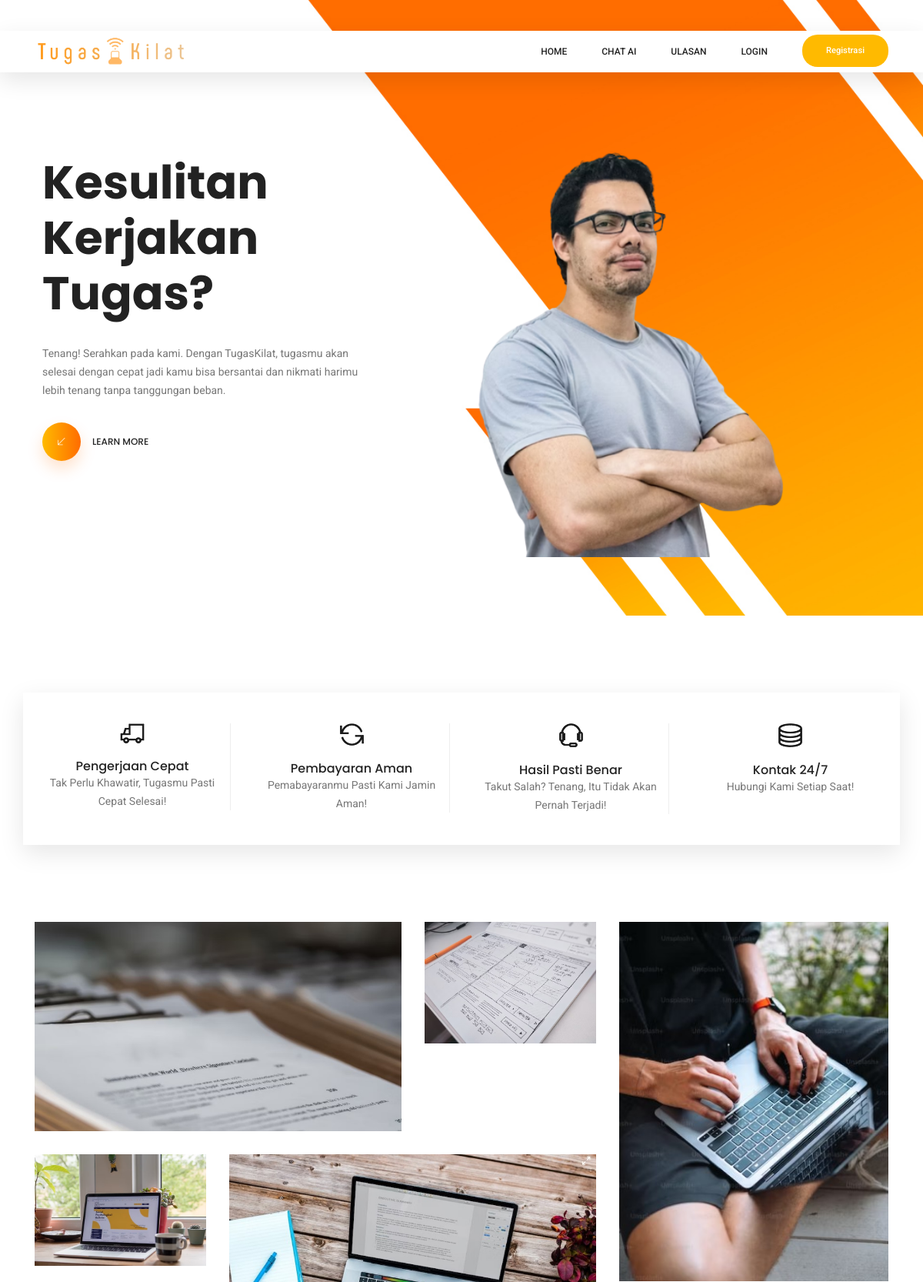
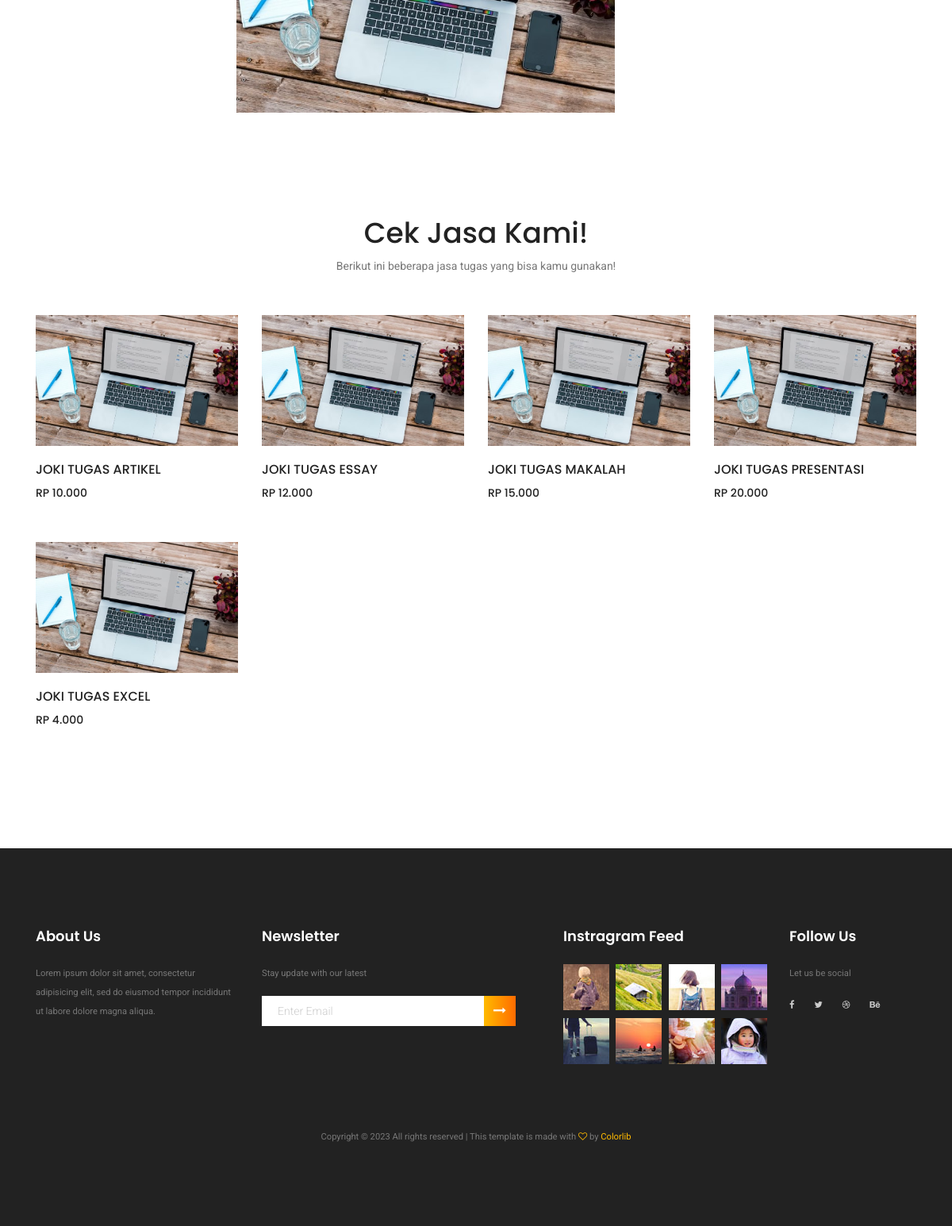
The page / on the database its author committed (2 pictures, top to bottom).
### tables this page shows
CREATE TABLE `item` (
  `id_item` int(100) NOT NULL,
  `nama` varchar(100) NOT NULL,
  `deskripsi` varchar(100) NOT NULL,
  `harga` varchar(100) NOT NULL,
  `gambar` varchar(100) NOT NULL
);

### index.php (the view, shortened to what this page needs)
<!DOCTYPE html>
<html lang="zxx" class="no-js">
<head>
  <link rel="stylesheet" href="css/linearicons.css" />
  <link rel="stylesheet" href="css/font-awesome.min.css" />
  <link rel="stylesheet" href="css/themify-icons.css" />
  <link rel="stylesheet" href="css/bootstrap.css" />
  <link rel="stylesheet" href="css/owl.carousel.css" />
  <link rel="stylesheet" href="css/nice-select.css" />
  <link rel="stylesheet" href="css/nouislider.min.css" />
  <link rel="stylesheet" href="css/ion.rangeSlider.css" />
  <link rel="stylesheet" href="css/ion.rangeSlider.skinFlat.css" />
  <link rel="stylesheet" href="css/magnific-popup.css" />
  <link rel="stylesheet" href="css/main.css" />
</head>
<body>
  <header class="header_area sticky-header">
    <div class="main_menu">
      <nav class="navbar navbar-expand-lg navbar-light main_box">
        <div class="container">
          <a class="navbar-brand logo_h" href="index.php"><img src="img/logo.png" width="200px" alt="" /></a>
          <div class="collapse navbar-collapse offset" id="navbarSupportedContent">
            <ul class="nav navbar-nav menu_nav ml-auto">
              <li class="nav-item <?php
                                  if (isset($_GET['page']) == null) {
                                  } else {
                                    echo $_GET['page'] == 'home' ? 'active' : '';
                                  } ?>">
                <a class="nav-link" href="index.php?page=home">Home</a>
              </li>
              <li class="nav-item <?php
                                  if (isset($_GET['page']) == null) {
                                  } else {
                                    echo $_GET['page'] == 'chat' ? 'active' : '';
                                  } ?>">
                <a class=" nav-link" href="home.php?page=chat">Chat AI</a>
              </li>
              <li class="nav-item <?php
                                  if (isset($_GET['page']) == null) {
                                  } else {
                                    echo $_GET['page'] == 'ulasan' ? 'active' : '';
                                  } ?>">
                <a class="nav-link" href="home.php?page=ulasan">Ulasan</a>
                <?php
                if (isset($_SESSION['id_user']) == null) { ?>
              <li class="nav-item">
                <a class="nav-link" href="" data-toggle="modal" data-target="#login">Login</a>
              </li>
              <li class="nav-item">
                <a class="genric-btn primary circle" href="" data-toggle="modal" data-target="#registrasi">Registrasi</a>
              </li>
            </ul>
          <?php } ?>
          </div>
        </div>
      </nav>
    </div>
  </header>
  <section class="banner-area">
    <div class="container">
      <div class="row fullscreen align-items-center justify-content-start">
        <div class="col-lg-12">
          <div class="owl-carousel">
            <div class="row single-slide align-items-center d-flex">
              <div class="col-lg-5 col-md-6">
                <div class="banner-content">
                  <h1>Kesulitan Kerjakan Tugas?</h1>
                  <p>
                    Tenang! Serahkan pada kami. Dengan TugasKilat, tugasmu
                    akan selesai dengan cepat jadi kamu bisa bersantai dan
                    nikmati harimu lebih tenang tanpa tanggungan beban.
                  </p>
                  <div class="add-bag d-flex align-items-center">
                    <a class="add-btn" href=""><span class="lnr lnr-arrow-down"></span></a>
                    <span class="add-text text-uppercase">Learn More</span>
                  </div>
                </div>
              </div>
              <div class="col-lg-7">
                <div class="banner-img">
                  <img class="img-fluid" style="padding-top: 100px; width: 600px" src="img/header.png" alt="" />
                </div>
              </div>
            </div>
          </div>
        </div>
      </div>
    </div>
  </section>
  <section class="features-area section_gap">
    <div class="container">
      <div class="row features-inner">
        <div class="col-lg-3 col-md-6 col-sm-6">
          <div class="single-features">
            <div class="f-icon">
              <img src="img/features/f-icon1.png" alt="" />
            </div>
            <h6>Pengerjaan Cepat</h6>
            <p>Tak Perlu Khawatir, Tugasmu Pasti Cepat Selesai!</p>
          </div>
        </div>
        <div class="col-lg-3 col-md-6 col-sm-6">
          <div class="single-features">
            <div class="f-icon">
              <img src="img/features/f-icon2.png" alt="" />
            </div>
            <h6>Pembayaran Aman</h6>
            <p>Pemabayaranmu Pasti Kami Jamin Aman!</p>
          </div>
        </div>
        <div class="col-lg-3 col-md-6 col-sm-6">
          <div class="single-features">
            <div class="f-icon">
              <img src="img/features/f-icon3.png" alt="" />
            </div>
            <h6>Hasil Pasti Benar</h6>
            <p>Takut Salah? Tenang, Itu Tidak Akan Pernah Terjadi!</p>
          </div>
        </div>
        <div class="col-lg-3 col-md-6 col-sm-6">
          <div class="single-features">
            <div class="f-icon">
              <img src="img/features/f-icon4.png" alt="" />
            </div>
            <h6>Kontak 24/7</h6>
            <p>Hubungi Kami Setiap Saat!</p>
          </div>
        </div>
      </div>
    </div>
  </section>
  <section class="category-area">
    <div class="container">
      <div class="row justify-content-center">
        <div class="col-lg-8 col-md-12">
          <div class="row">
            <div class="col-lg-8 col-md-8">
              <div class="single-deal">
                <img class="img-fluid w-100" src="img/1.jpg" alt="" />
              </div>
            </div>
            <div class="col-lg-4 col-md-4">
              <div class="single-deal">
                <img class="img-fluid w-100" src="img/2.jpg" alt="" />
              </div>
            </div>
            <div class="col-lg-4 col-md-4">
              <div class="single-deal">
                <img class="img-fluid w-100" src="img/3.jpg" alt="" />
              </div>
            </div>
            <div class="col-lg-8 col-md-8">
              <div class="single-deal">
                <img class="img-fluid w-100" src="img/4.jpg" alt="" />
              </div>
            </div>
          </div>
        </div>
        <div class="col-lg-4 col-md-6">
          <div class="single-deal">
            <img class="img-fluid w-100" src="img/5.jpg" alt="" />
          </div>
        </div>
      </div>
    </div>
  </section>
  <section class="owl-carousel section_gap">
    <div class="single-product-slider">
      <div class="container">
        <div class="row justify-content-center">
          <div class="col-lg-6 text-center">
            <div class="section-title">
              <h1>Cek Jasa Kami!</h1>
              <p>Berikut ini beberapa jasa tugas yang bisa kamu gunakan!</p>
            </div>
          </div>
        </div>
        <div class="row">
          <?php
          include('config/koneksi.php');
          $sql = "SELECT * FROM item";
          $query = mysqli_query($koneksi, $sql);
          while ($data = mysqli_fetch_array($query)) {
          ?>
            <div class="col-lg-3 col-md-6">
              <div class="single-product">
                <img class="img-fluid" src="admin/page/item/img/<?= $data['gambar']; ?>" alt="" />
                <div class="product-details">
                  <h6><?= $data['nama']; ?></h6>
                  <div class="price">
                    <h6>Rp <?= number_format($data['harga'], 0, ',', '.'); ?></h6>
                  </div>
                </div>
              </div>
            </div>
        </div>
      <?php } ?>
  </section>
  <div class="modal fade" id="login" tabindex="-1" role="dialog" aria-labelledby="login" aria-hidden="true">
    <div class="modal-dialog" role="document">
      <div class="modal-content">
        <div class="modal-body">
          <form action="auth/proses-login.php" method="POST">
            <div class="form-group">
              <small>
            </div>
        </div>
      </div>
    </div>
  </div>
  <footer class="footer-area section_gap">
    <div class="container">
      <div class="row">
        <div class="col-lg-3 col-md-6 col-sm-6">
          <div class="single-footer-widget">
            <h6>About Us</h6>
            <p>
              Lorem ipsum dolor sit amet, consectetur adipisicing elit, sed do
              eiusmod tempor incididunt ut labore dolore magna aliqua.
            </p>
          </div>
        </div>
        <div class="col-lg-4 col-md-6 col-sm-6">
          <div class="single-footer-widget">
            <h6>Newsletter</h6>
            <p>Stay update with our latest</p>
            <div class="" id="mc_embed_signup">
              <form target="_blank" novalidate="true" action="https://spondonit.us12.list-manage.com/subscribe/post?u=1462626880ade1ac87bd9c93a&amp;id=92a4423d01" method="get" class="form-inline">
                <div class="d-flex flex-row">
                  <input class="form-control" name="EMAIL" placeholder="Enter Email" onfocus="this.placeholder = ''" onblur="this.placeholder = 'Enter Email '" required="" type="email" />
                  <button class="click-btn btn btn-default">
                    <i class="fa fa-long-arrow-right" aria-hidden="true"></i>
                  </button>
                </div>
              </form>
            </div>
          </div>
        </div>
        <div class="col-lg-3 col-md-6 col-sm-6">
          <div class="single-footer-widget mail-chimp">
            <h6 class="mb-20">Instragram Feed</h6>
            <ul class="instafeed d-flex flex-wrap">
              <li><img src="img/i1.jpg" alt="" /></li>
              <li><img src="img/i2.jpg" alt="" /></li>
              <li><img src="img/i3.jpg" alt="" /></li>
              <li><img src="img/i4.jpg" alt="" /></li>
              <li><img src="img/i5.jpg" alt="" /></li>
              <li><img src="img/i6.jpg" alt="" /></li>
              <li><img src="img/i7.jpg" alt="" /></li>
              <li><img src="img/i8.jpg" alt="" /></li>
            </ul>
          </div>
        </div>
        <div class="col-lg-2 col-md-6 col-sm-6">
          <div class="single-footer-widget">
            <h6>Follow Us</h6>
            <p>Let us be social</p>
            <div class="footer-social d-flex align-items-center">
              <a href="#"><i class="fa fa-facebook"></i></a>
              <a href="#"><i class="fa fa-twitter"></i></a>
              <a href="#"><i class="fa fa-dribbble"></i></a>
              <a href="#"><i class="fa fa-behance"></i></a>
            </div>
          </div>
        </div>
      </div>
      <div class="footer-bottom d-flex justify-content-center align-items-center flex-wrap">
        <p class="footer-text m-0">
          Copyright &copy;
          All rights reserved | This template is made with
          <i class="fa fa-heart-o" aria-hidden="true"></i> by
          <a href="https://colorlib.com" target="_blank">Colorlib</a>
        </p>
      </div>
    </div>
  </footer>
</body>
</html>

### rows shown on the page
item: gambar (picture), nama "JOKI TUGAS ARTIKEL", harga "10.000"
item: gambar (picture), nama "JOKI TUGAS ESSAY", harga "12.000"
item: gambar (picture), nama "JOKI TUGAS MAKALAH", harga "15.000"
item: gambar (picture), nama "JOKI TUGAS PRESENTASI", harga "20.000"
item: gambar (picture), nama "JOKI TUGAS EXCEL", harga "4.000"
